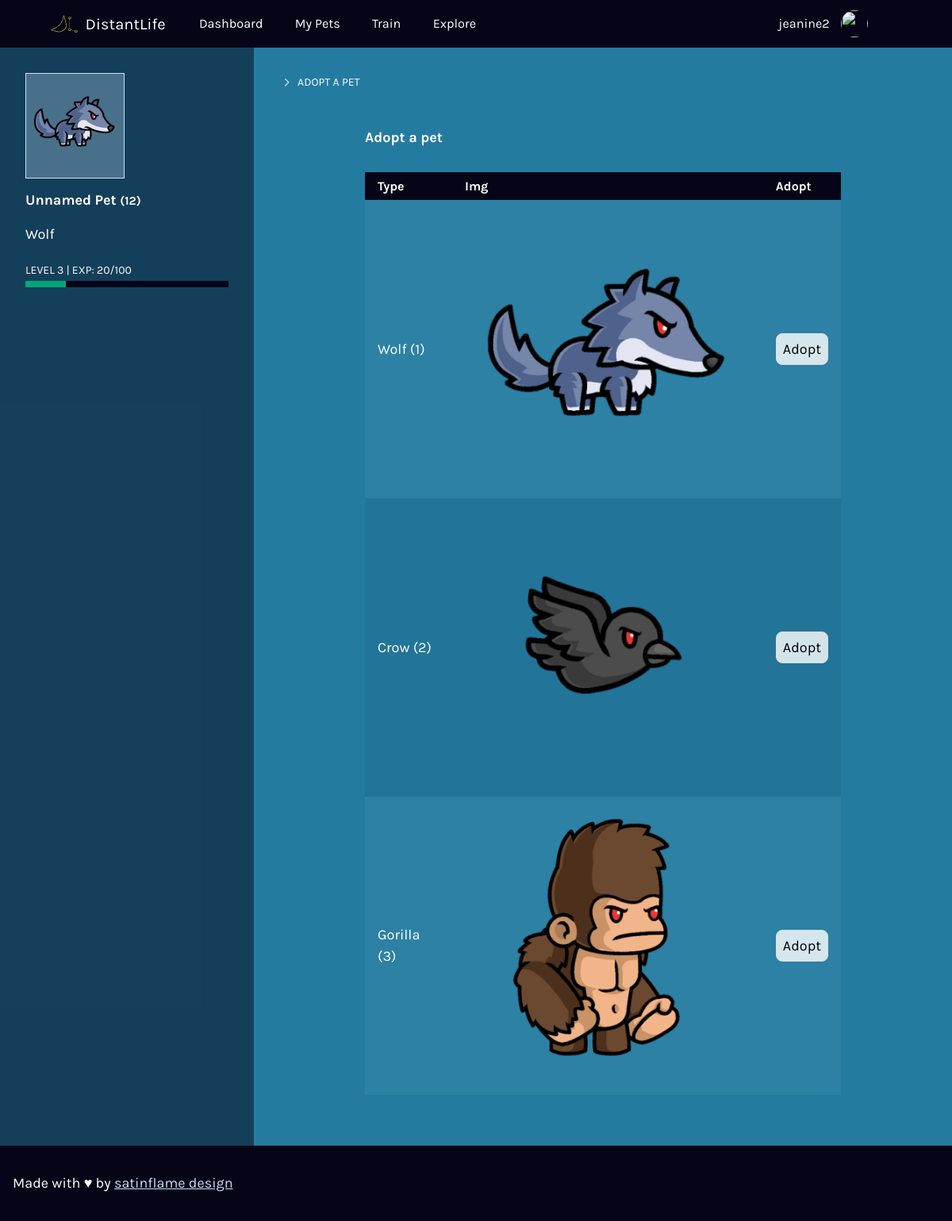
The app's page /adopt (signed in) with its own data.
### tables this page shows
CREATE TABLE `pet_types` (
  `id` integer,
  `imgsrc` varchar(255),
  `pet_type` varchar(255), `exp_required` integer,
  PRIMARY KEY(id)
);

### application.py (the view)
@app.route("/adopt", methods=["GET", "POST"])
@login_required
def adopt():
    if request.method == "POST":
        if not request.form.get("pet_type"):
            return apology("must choose pet type", 403)
        petid = db.execute("INSERT INTO pets(type, name, exp, created) VALUES (?, ?, ?, CURRENT_TIMESTAMP)",
                                 request.form.get("pet_type"), "Unnamed Pet", 0)
        db.execute("INSERT INTO owners(owner_id, pet_id) VALUES (?, ?)",
                                 session["user_id"], petid)
        db.execute("UPDATE users SET active_pet_id = ? WHERE id = ?",
                                 petid, session["user_id"])
        set_active_pet_in_session(session["user_id"])
        return redirect("/")
    else:
        rows = db.execute("SELECT * FROM pet_types")
        if len(rows) < 1:
            return apology("no pets", 403)
        return render_template("adopt.html", pet_types=rows)

### application.py (called while the page is built)
@app.after_request
def after_request(response):
    response.headers["Cache-Control"] = "no-cache, no-store, must-revalidate"
    response.headers["Expires"] = 0
    response.headers["Pragma"] = "no-cache"
    return response

### helpers.py (called while the page is built)
def login_required(f):
    @wraps(f)
    def decorated_function(*args, **kwargs):
        if session.get("user_id") is None:
            return redirect("/login")
        return f(*args, **kwargs)
    return decorated_function

### templates/adopt.html (shortened to what this page needs)
{% extends "layout.html" %}
{% block main %}
<h1>Adopt a pet</h1>
{% if (pet_types|length) > 0 %}
    <table class="table table-striped">
        <thead>
            <tr>
                <th>Type</th>
                <th>Img</th>
                <th>Adopt</th>
            </tr>
        </thead>
        <tbody>
            {% for pet_type in pet_types %}
            <tr>
                <td>{{ pet_type.pet_type }} ({{pet_type.id}})</td>
                <td><img src="/static/{{ pet_type.imgsrc }}" alt="" /></td>
                <td>
                  <form method="post" action="/adopt">
                    <input type="submit" value="Adopt" />
                </form>
              </td>
            </tr>
            {% endfor %}
        </tbody>
    </table>
    {% else %}
        <p>No pets</p>
    {% endif %}
{% endblock %}

### templates/global/sidebar.html (shortened to what this page needs)
{% from "./macros.html" import usedalot, get_data with context %}
<aside>
  {% if (session.get("active_pet")) %}
  <p class="text-center my-0 pet-box ">
    <img width="200" height="200" src="{{ url_for('static', filename=session['active_pet']['imgsrc']) }}" alt="{{session['active_pet']['type']}}" />
  </p>
  <h3>{{session["active_pet"]["name"]}} <small>({{session["active_pet"]["id"]}})</small></h3>
  <p>{{session["active_pet"]["type"]}}</p>
  <p class="text-small-caps mb-0">Level {{ session["active_pet"]["exp"] // 100 }} | Exp: {{ session["active_pet"]["exp"] % 100 }}/100 </p>
  <div class="progressbar" role="progressbar" aria-valuenow="{{ session['active_pet']['exp'] % 100 }}" aria-valuemin="0" aria-valuemax="100">
    <span class="filled" style="width: {{ session['active_pet']['exp'] % 100 }}%;"></span>
  </div>
  {% endif %}
</aside>

### static/proj04.css (style rules this page uses)
input { background:#fff;border:1px solid #ddd;font-family:Karla,Noto Sans Hebrew,sans-serif;font-size:18px;padding:8px }
form { width:100% }
table { border-collapse:collapse }
img { height:auto;max-width:100%;width:auto }
body { background-color:#247ba0 }
.layout-secondary-aside h3 { font-size:18px;margin-bottom:0;margin-top:16px }
.layout-secondary-aside>aside>:first-child { margin-top:0 }
.secondary-main h1,.secondary-main h2 { font-size:18px;margin-bottom:0 }
body { align-items:center;display:flex;flex-direction:column;justify-content:center;margin:0;min-height:100vh;padding:0 }
* { box-sizing:border-box }
.my-0 { margin-bottom:0!important;margin-top:0!important }
.mb-0 { margin-bottom:0!important }
.theme-inversed a:not(.btn),.theme-inversed dl,.theme-inversed h1,.theme-inversed h2,.theme-inversed h3,.theme-inversed h4,.theme-inversed h5,.theme-inversed h6,.theme-inversed ol,.theme-inversed p,.theme-inversed ul { color:#fff }
body { font-family:Karla,Noto Sans Hebrew,sans-serif;font-size:18px;font-weight:400;line-height:27px }
.h1,h1 { font-size:67.5px }
.h1,.h2,h1,h2 { color:#fff;font-family:Karla,Noto Sans Hebrew,sans-serif;font-weight:700;line-height:1.3;margin-bottom:32px;margin-top:0 }
.h3,h3 { font-size:22.5px }
.h3,.h4,h3,h4 { color:#fff;font-family:Karla,Noto Sans Hebrew,sans-serif;font-weight:700;line-height:1.3;margin-bottom:32px;margin-top:0 }
.text-center { text-align:center }
.text-small-caps { font-size:14px;text-transform:uppercase }
input { background-color:hsla(0,0%,100%,.8);border-radius:8px }
table { margin-bottom:32px;margin-top:32px;width:100% }
tbody td,tbody th,thead td,thead th { color:#fff;padding:4px 16px;text-align:left }
thead th { background-color:#050517;font-size:1rem }
tbody tr td { background-color:rgba(5,5,23,.05) }
tbody tr:nth-child(odd) td { background-color:rgba(196,224,249,.05) }
.progressbar { background-color:#050517;height:8px;margin:0 0 16px;position:relative }
.progressbar .filled { background-color:#00a676;display:inline-block;line-height:0;padding:4px;position:absolute;transition:width .2s ease-in-out }
.pet-box { background-color:rgba(196,224,249,.3);border:1px solid #c4e0f9 }
.layout-secondary-aside .pet-box { max-width:125px }

### records on screen
pet_types: pet_type "Wolf", id "1", imgsrc (picture), active_pet.type "Wolf"
pet_types: pet_type "Crow", id "2", imgsrc (picture)
pet_types: pet_type "Gorilla", id "3", imgsrc (picture)

### other values on screen
{{ username }} "jeanine2"
{{ title_s }} "ADOPT A PET"
{{ session["active_pet"]["name"] }} "Unnamed Pet"
{{ session["active_pet"]["id"] }} "12"
{{ session["active_pet"]["exp"] // 100 }} "3"
{{ session["active_pet"]["exp"] % 100 }} "20"
